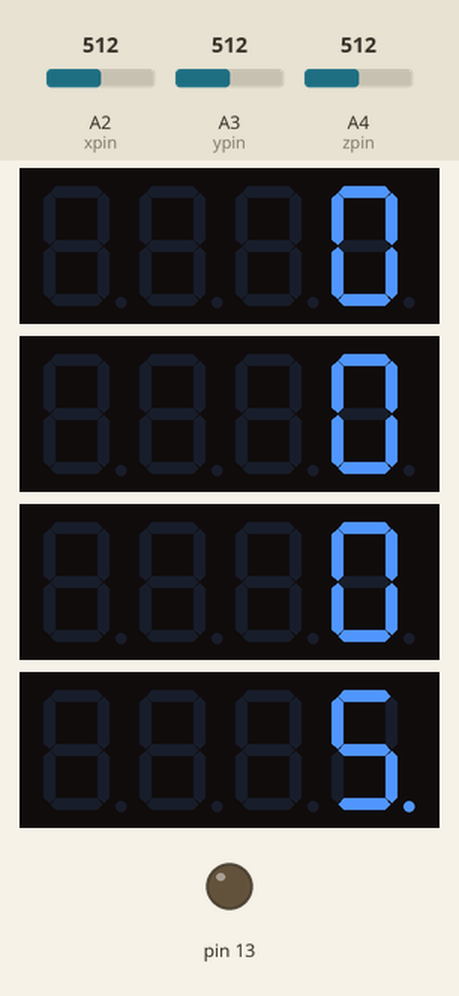
Recording of a sketch running on a simulated Arduino Mega 2560, built with avr-gcc and run on an emulated ATmega2560. Shown: 4 × 4-digit seven-segment display, output pins drawn as LEDs (lit = HIGH). The test bench sets the inputs (shaded band); at power-on: A2 (xpin) = 512, A3 (ypin) = 512, A4 (zpin) = 512. Pins used as bus, display or sensor lines are not drawn.

Above: at 0.4 s.
Timing chart, 0 to 1.9 s (numbered marks = the images above):
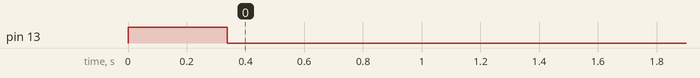

The sketch:

StepCounter_project.ino
```cpp
#include <SevSeg.h>
#include <math.h>
#include <Wire.h>
SevSeg sevseg1;
SevSeg sevseg2;
SevSeg sevseg3;
SevSeg sevseg4;
//analog pins for Accelerometer
int xpin=A2;
int ypin=A3;
int zpin=A4;
int powerpin=A0;
int gnd=A1;
//variables for strong coordinates
float threshhold=460.0;
float xval[100]={0};
float yval[100]={0};
float zval[100]={0};
float xavg;
float yavg;
float zavg;

int steps,privStep,flag=0;
//finction for step recording
void calibrate()
{
  digitalWrite(13,HIGH);
  float sum=0;
  float sum1=0;
  float sum2=0;
  for (int i=0;i<100;i++)
  {
    xval[i]=float(analogRead(xpin));
    sum=xval[i]+sum;
  }
  delay(100);
  xavg=sum/100.0;

  for (int j=0;j<100;j++)
  {
    yval[j]=float(analogRead(ypin));
    sum1=yval[j]+sum1;
  }
  yavg=sum1/100.0;
  delay(100);

  for (int i=0;i<100;i++)
  {
    zval[i]=float(analogRead(zpin));
    sum2=zval[i]+sum2;
  }
  zavg=sum2/100.0;
  delay(100);

  digitalWrite(13,LOW);
}

void setup()
{
  //SEVEN SEGMENT
  byte numDigits = 4;
  byte digitPins[]={};
  byte segmentPins4[]={53, 51, 21, 22, 19, 50, 52, 23};   //pins connected for every segment
  byte segmentPins3[]={49, 47, 25, 26, 24, 46, 48, 27};
  byte segmentPins2[]={45, 43, 29, 30, 28, 42, 44, 31};
  byte segmentPins1[]={41, 39, 33, 34, 32, 38, 40, 35};
  bool updateWithDelaysIn = true;
  bool resistorsOnSegments = true;
  byte hardwareConfig = COMMON_CATHODE;
  byte hardwareConfig1=COMMON_ANODE;
  sevseg1.begin(hardwareConfig1, numDigits,digitPins, segmentPins1, resistorsOnSegments);
  sevseg1.setBrightness(90);
  sevseg2.begin(hardwareConfig, numDigits,digitPins, segmentPins2, resistorsOnSegments);
  sevseg2.setBrightness(90);
  sevseg3.begin(hardwareConfig1, numDigits,digitPins, segmentPins3, resistorsOnSegments);
  sevseg3.setBrightness(90);
  sevseg4.begin(hardwareConfig, numDigits,digitPins, segmentPins4, resistorsOnSegments);
  sevseg4.setBrightness(90);
  Serial.begin(9600);
  pinMode(powerpin,OUTPUT);
  pinMode(gnd,OUTPUT);
  digitalWrite(powerpin,HIGH);
  digitalWrite(gnd,LOW);
  pinMode(13,OUTPUT);
  calibrate();
}

void loop()
{
  int acc=0;
  float totvect[100]={0};
  float totave[100]={0};
  float xaccl[100]={0};
  float yaccl[100]={0};
  float zaccl[100]={0};

  for (int i=0;i<100;i++)
  {
    xaccl[i]=float(analogRead(xpin));
    delay(1);

    yaccl[i]=float(analogRead(ypin));
    delay(1);

    zaccl[i]=float(analogRead(zpin));
    delay(1);

    totvect[i] = sqrt(((xaccl[i]-xavg)* (xaccl[i]-xavg))+ ((yaccl[i] - yavg)*(yaccl[i] - yavg)) + ((zval[i] - zavg)*(zval[i] - zavg)));
    totave[i] = (totvect[i] + totvect[i-1]) / 2 ;

  //calсulate steps
          if (totave[i]>threshhold && flag==0) //if crosses threshold increment steps
          {
            privStep = steps;
            steps=steps+1;
            flag=1;
            Serial.println('\n');
            Serial.print("steps=");
            Serial.println(steps);
            Serial.println(totave[i]);
          }
          else      //else do not change steps, display the previous data on display
          {
            sevseg4.setNumber(5, 0);
            sevseg1.setNumber(privStep%10);
            sevseg2.setNumber((privStep-100*(privStep/100))/10);
            sevseg3.setNumber(privStep/100);
            for(int j=0;j<10000;j++){
              sevseg4.refreshDisplay();
              sevseg1.refreshDisplay();
              sevseg2.refreshDisplay();
              sevseg3.refreshDisplay();
            }
          if (totave[i]> threshhold && flag==1){
            //do nothing
          }
          else if ((totave[i] < threshhold)  && flag==1)
          {flag=0;}
        }

        if(i == 99)
        {
          float xval[100]={0};
          float yval[100]={0};
          float zval[100]={0};
          float xavg;
          float yavg;
          float zavg;
        }
        delay(100);
        }
}
```
